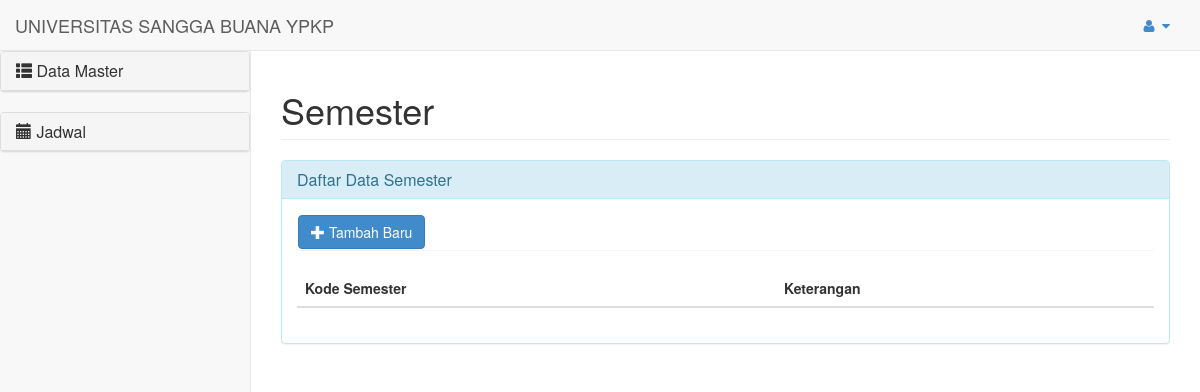
The app's page /pengaturan/semester, older data.
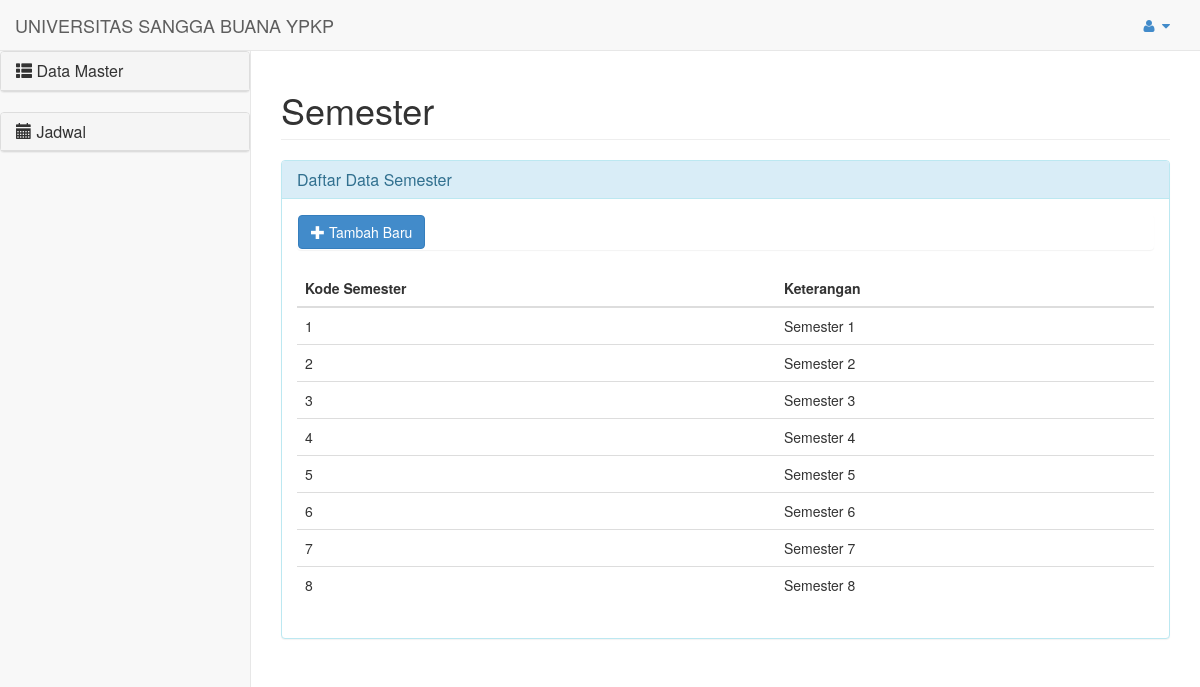
The same page, newer data.
### tables this page shows
CREATE TABLE `usb_semester` (
  `kd_smstr` int(11) NOT NULL AUTO_INCREMENT,
  `keterangan` varchar(30) NOT NULL,
  PRIMARY KEY (`kd_smstr`)
);

### application/views/belakang/template.php (called while the page is built, shortened)
<?php
$this->load->view('belakang/header');
$this->load->view('belakang/sidebar');

### application/controllers/pengaturan.php (called while the page is built, shortened)
<?php if ( ! defined('BASEPATH')) exit('No direct script access allowed');
class Pengaturan extends CI_Controller {
	public function semester()
	{
		$data['records']=$this->msemester->getAllSemester();
		$data['title']="Semester";
		$data['maincontent']="belakang/form/semester";
		$this->load->view('belakang/template', $data);
	}
}

### index.php (called while the page is built, shortened)
<?php
require_once BASEPATH.'core/CodeIgniter.php';

### application/models/msemester.php (called while the page is built, shortened)
<?php if ( ! defined('BASEPATH')) exit('No direct script access allowed');
class Msemester extends CI_Model {
	function getAllSemester()
	{
		$query=$this->db->get('usb_semester');
		if($query->num_rows()>0){
			foreach ($query->result() as $row) {
				$xxx[]=$row;
			}
			return $xxx;
		}
	}
}

### application/views/belakang/form/semester.php (the view, shortened to what this page needs)
<div class="row">
	<div class="col-lg-12">
		<div class="panel panel-info">
			<div class="panel-heading">
		    	<h3 class="panel-title">Daftar Data Semester</h3>
			</div>
		    <div class="panel-body">
		    	<div class="panel">
		    		<button id="btambah" type="button" class="btn btn-primary" data-toggle="modal" data-target="#formBaruSemester"><i class="glyphicon glyphicon-plus"></i> Tambah Baru</button>
		    	</div>
		    	<div class="table-responsive">
				    <table class="table table-hover display" id="tblSemester" cellspacing="0" width="100%">
				        <thead>
				            <tr>
				                <th>Kode Semester</th>
				                <th>Keterangan</th>
				            </tr>
				        </thead>
				        <tbody>
				        	<?php foreach ($records as $row): ?>
				            <tr>
				                <td><?php echo $row->kd_smstr; ?></td>
				                <td><?php echo $row->keterangan; ?></td>
				            </tr>
				            <?php endforeach; ?>
				        </tbody>
				    </table>
				</div>
		    </div>
		</div>
	</div>
</div>

Row changes from the older to the newer data that the page shows:
added usb_semester: kd_smstr "1", keterangan "Semester 1"
added usb_semester: kd_smstr "2", keterangan "Semester 2"
added usb_semester: kd_smstr "3", keterangan "Semester 3"
added usb_semester: kd_smstr "4", keterangan "Semester 4"
added usb_semester: kd_smstr "5", keterangan "Semester 5"
added usb_semester: kd_smstr "6", keterangan "Semester 6"
added usb_semester: kd_smstr "7", keterangan "Semester 7"
added usb_semester: kd_smstr "8", keterangan "Semester 8"
